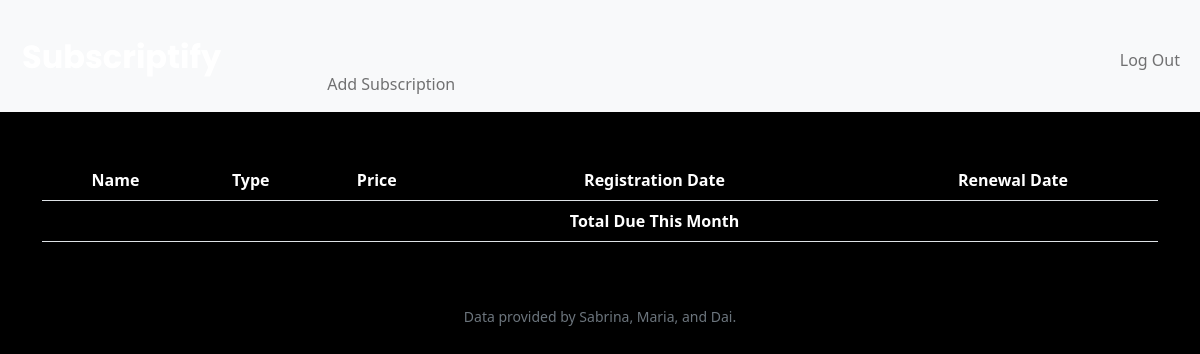
Page / (signed in) on the earlier database version.
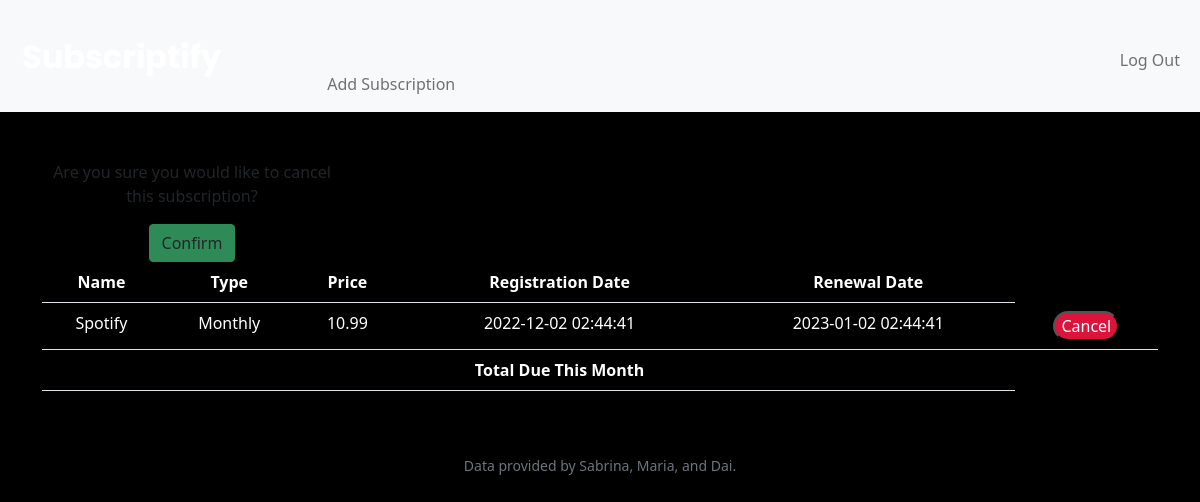
Same page on the later database version.
### tables this page shows
CREATE TABLE transactions (
id INTEGER NOT NULL,
user_id INTEGER NOT NULL,
name TEXT NOT NULL,
type TEXT NOT NULL,
price NUMERIC NOT NULL,
reg_date DATETIME NOT NULL,
cancelled BOOLEAN NOT NULL,
PRIMARY KEY(id),
FOREIGN KEY (user_id) REFERENCES users(id)
);

### app.py (the view)
@app.route("/")
@login_required
def index():
    transactions_db = db.execute("SELECT * FROM transactions WHERE user_id = ? AND cancelled = ?", session["user_id"], 0)
    total = 0
    for entry in transactions_db:
        ren_date = datetime.strptime(entry["reg_date"],'%Y-%m-%d %H:%M:%S')
        if entry["type"] == "Monthly":
            while ren_date < datetime.now():
                if ren_date.month == 12:
                    new_month = 1
                    new_year = ren_date.year + 1
                else:
                    new_month = ren_date.month + 1
                    new_year = ren_date.year
                ren_date = ren_date.replace(month = new_month, year = new_year)
            entry["ren_date"] = ren_date
        elif entry["type"] == "Yearly":
            while ren_date < datetime.now():
                new_year = ren_date.year + 1
                ren_date = ren_date.replace(year = new_year)
            entry["ren_date"] = ren_date
        else:
            entry["ren_date"] = ren_date + timedelta(days = int(entry["type"]))
        current_month = datetime.now().month
        ren_month = entry["ren_date"].month
        if current_month == ren_month:
            total += entry["price"]
    return render_template("index.html", transactions=transactions_db)

### app.py (called while the page is built)
@app.after_request
def after_request(response):
    response.headers["Cache-Control"] = "no-cache, no-store, must-revalidate"
    response.headers["Expires"] = 0
    response.headers["Pragma"] = "no-cache"
    return response

### helpers.py (called while the page is built)
def login_required(f):
    @wraps(f)
    def decorated_function(*args, **kwargs):
        if session.get("user_id") is None:
            return redirect("/login")
        return f(*args, **kwargs)
    return decorated_function

### sql.py (called while the page is built, shortened)
def _enable_logging(f):
    import logging
    import functools
    import os
    @functools.wraps(f)
    def decorator(*args, **kwargs):
        try:
            import flask
        except ModuleNotFoundError:
            return f(*args, **kwargs)
        disabled = logging.getLogger("cs50").disabled
        if flask.current_app and os.getenv("FLASK_ENV") == "development":
            logging.getLogger("cs50").disabled = False
        try:
            return f(*args, **kwargs)
        finally:
            logging.getLogger("cs50").disabled = disabled
    return decorator

def _parse_placeholder(token):
    import re
    import sqlparse
    if not isinstance(token, sqlparse.sql.Token) or token.ttype != sqlparse.tokens.Name.Placeholder:
        raise TypeError()
    if token.value == "?":
        return "qmark", None

    def _disconnect(self):
        if hasattr(_data, self._name()):
            getattr(_data, self._name()).close()
            delattr(_data, self._name())

    def _name(self):
        return str(hash(self))

        def connect(dbapi_connection, connection_record):
            if type(dbapi_connection) is sqlite3.Connection:  # If back end is sqlite
                cursor = dbapi_connection.cursor()
                cursor.execute("PRAGMA foreign_keys=ON")
                cursor.close()

### templates/index.html (shortened to what this page needs)
{% extends "layout.html" %}
{% block main %}
    <div class="container">
        <table class="table">
            <tr>
                <th>Name</th>
                <th>Type</th>
                <th>Price</th>
                <th>Registration Date</th>
                <th>Renewal Date</th>
            </tr>
            {% for entry in transactions %}
                <tr>
                    <td>{{ entry['name'] }}</td>
                    <td>{{ entry['type'] }}</td>
                    <td>{{ entry['price'] }}</td>
                    <td>{{ entry['reg_date'] }}</td>
                    <td>{{ entry['ren_date'] }}</td>
                    <td><button class="cancel">Cancel</button></td>
                    <div class = "popup">
                        <p>Are you sure you would like to cancel this subscription?</p>
                        <button class="btn">Confirm</button>
                    </div>
                </tr>
            {% endfor %}
            <tr>
                <td></td>
                <td></td>
                <td></td>
                <td><strong>Total Due This Month</strong></td>
                <td>{{ total }}</td>
            </tr>
        </table>
    </div>
{% endblock %}

### templates/layout.html (shortened to what this page needs)
<!DOCTYPE html>
<html lang="en">
    <head>
        <link href="https://cdn.jsdelivr.net/npm/bootstrap@5.1.3/dist/css/bootstrap.min.css" rel="stylesheet">
        <link rel="stylesheet"  href="/static/styles.css"/>
    </head>
    <body>
       <nav class = "bg-light navbar navbar-expand-md navbar-light">
            <div class="container-fluid">
                <a class="navbar-brand" href="/"><span class="white">Subscriptify</span>
                <div class="collapse navbar-collapse" id="navbar">
                    {% if session["user_id"] %}
                        <ul class="navbar-nav me-auto mt-2">
                            <li class="nav-item"><a class="nav-link" href="/add">Add Subscription</a></li>
                        </ul>
                        <ul class="navbar-nav ms-auto mt-2">
                            <li class="nav-item"><a class="nav-link" href="/logout">Log Out</a></li>
                        </ul>
                    {% else %}
                        <ul class="navbar-nav ms-auto mt-2">
                            <li class="nav-item"><a class="nav-link" href="/register">Register</a></li>
                            <li class="nav-item"><a class="nav-link" href="/login">Log In</a></li>
                        </ul>
                    {% endif %}
                </div>
            </div>
        </nav>
        <main class="container-fluid py-5 text-center">
            {% block main %}{% endblock %}
        </main>
        <footer class="mb-5 small text-center text-muted">
            Data provided by Sabrina, Maria, and Dai.
        </footer>
    </body>
</html>

### static/styles.css (style rules this page uses)
nav .navbar-brand { font-size: xx-large; padding: 10px 10px; }
.white { color:white; font-size: xx-large; font-weight: bold; font-family: Poppins, sans-serif; text-decoration:none; }
body { background-color:black; }
.table { color:white; }
.btn { background-color:seagreen; border-color:seagreen; }
.cancel { background-color:crimson; color:white; border-radius: 30px; }
.popup { width:300px; }

Differences in the rows shown:
added transactions: name "Spotify", type "Monthly", price "10.99", reg_date "2022-12-02 02:44:41", ren_date "2023-01-02 02:44:41"
